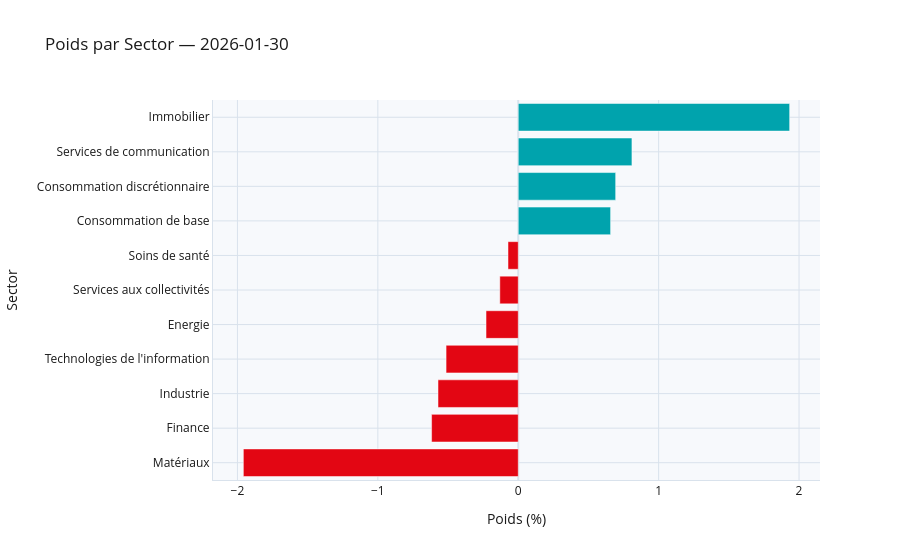

The code cell stored with this chart in its notebook:
### Code cell
comp_charts = reporter.plot_composition_barcharts(comp_date)

comp_charts["Sector"].show()

### Figure 1 — Plotly figure (JSON) as saved in the notebook; plotly's stock layout.template omitted (floating-point values rounded to 4 significant figures)
{"data": [{"marker": {"color": ["#E30613", "#E30613", "#E30613", "#E30613", "#E30613", "#E30613", "#E30613", "#00A3AD", "#00A3AD", "#00A3AD", "#00A3AD"]}, "orientation": "h", "type": "bar", "x": [-1.958, -0.6173, -0.5716, -0.5141, -0.2294, -0.1313, -0.07307, 0.6579, 0.6939, 0.8098, 1.933], "y": ["Matériaux", "Finance", "Industrie", "Technologies de l'information", "Energie", "Services aux collectivités", "Soins de santé", "Consommation de base", "Consommation discrétionnaire", "Services de communication", "Immobilier"]}], "layout": {"font": {"color": "#1A1A1A"}, "paper_bgcolor": "white", "plot_bgcolor": "#F7F9FC", "title": {"text": "Poids par Sector — 2026-01-30"}, "xaxis": {"gridcolor": "#D9E2EC", "linecolor": "#D9E2EC", "title": {"text": "Poids (%)"}, "zerolinecolor": "#D9E2EC"}, "yaxis": {"gridcolor": "#D9E2EC", "linecolor": "#D9E2EC", "title": {"text": "Sector"}, "zerolinecolor": "#D9E2EC"}}}
